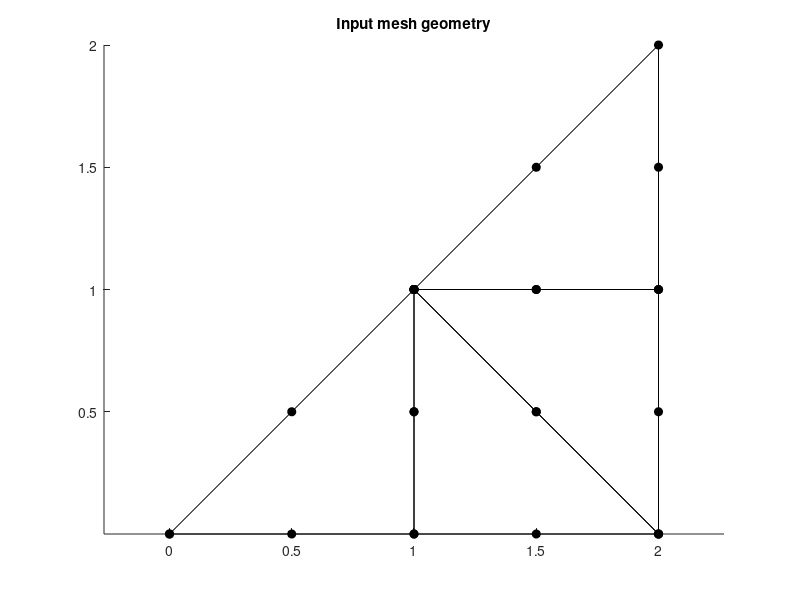

Here is the MATLAB script that generated this plot: (Note: this script raises an error after producing the figure.)
clear;

% define problem

nnodes=15;
nelms=4;
% 3 nodes per element
npe=6;

% initialise
xy=zeros(nnodes,2);
node_map=zeros(nelms,npe);

% set co-ordinates
xy(1,1:2)=[0 0];
xy(2,1:2)=[0.5 0];
xy(3,1:2)=[0.5 0.5];
xy(4,1:2)=[1 0];
xy(5,1:2)=[1 0.5];
xy(6,1:2)=[1 1];
xy(7,1:2)=[1.5 0];
xy(8,1:2)=[1.5 0.5];
xy(9,1:2)=[1.5 1];
xy(10,1:2)=[1.5 1.5];
xy(11,1:2)=[2 0];
xy(12,1:2)=[2 0.5];
xy(13,1:2)=[2 1];
xy(14,1:2)=[2 1.5];
xy(15,1:2)=[2 2];

node_map(1,:)=[1 2 3 4 5 6];
node_map(2,:)=[6 5 8 4 7 11];
node_map(3,:)=[11 12 8 13 9 6];
node_map(4,:)=[6 9 10 13 14 15];

% plot mesh
xyne=zeros(npe+1,2);
figure(1)
hold on
for ne=1:nelms
    xyplot(1,:)=xy(node_map(ne,1),:);
    xyplot(2,:)=xy(node_map(ne,2),:);
    xyplot(3,:)=xy(node_map(ne,4),:);
    xyplot(4,:)=xy(node_map(ne,5),:);
    xyplot(5,:)=xy(node_map(ne,6),:);
    xyplot(6,:)=xy(node_map(ne,3),:);
    xyplot(7,:)=xy(node_map(ne,1),:);
    
    plot(xyplot(:,1),xyplot(:,2),'Color',[0 0 0],'Marker','o','MarkerFaceColor',[0 0 0]);
end
hold off
axis equal;
title('Input mesh geometry')

% define constraints on solution
% constrained values have A=0
constrained=zeros(nnodes,1);
constrained(11:15)=1;
n_const=sum(constrained);

var_map=zeros(nnodes,1);
n_var=0;
for i=1:nnodes
    if(constrained(i)==0)
        n_var=n_var+1;
        var_map(i)=n_var;
    end
end
soln=zeros(n_var,1);

% defined current densities
Je=zeros(nelms,1);
Je(1)=10;

% Construct Local Stiffness Matrices

b=zeros(3,1);  % column matrices!
c=zeros(3,1);
se=zeros(nelms,npe,npe);
area=zeros(nelms,1);
n=zeros(npe,1);
diffmat_local=zeros(2,npe);
jack=zeros(2,2);
jinv=zeros(2,2);
diffmat_cart=zeros(2,npe);
dadx=zeros(1,npe);
dady=zeros(1,npe);
dummy=zeros(npe,npe);
xy_local=zeros(npe,2);
fe=zeros(ne,npe);

for ne=1:nelms
    n(:)=node_map(ne,:);  % find global node number for local index
    % Getting coordinates of any 6 points of triangle
    for i=1:npe
        xy_local(i,:)=xy(n(i),:);
    end
    
    dummy(:,:)=0;
    
    for pnt=1:3
        if (pnt==1)
            epsilon=1/2;
            eta=0;
        elseif (pnt==2)
            epsilon=0;
            eta=1/2;
        elseif (pnt==3)
            epsilon=1/2;
            eta=1/2;
        end
        diffmat_local(1,1)=4*epsilon-1;
        diffmat_local(1,2)=4*eta;
        diffmat_local(1,3)=4-8*epsilon-4*eta;
        diffmat_local(1,4)=0;
        diffmat_local(1,5)=-4*eta;
        diffmat_local(1,6)=4*eta+4*epsilon-3;
        diffmat_local(2,1)=0;
        diffmat_local(2,2)=4*epsilon;
        diffmat_local(2,3)=-4*epsilon;
        diffmat_local(2,4)=4*eta-1;
        diffmat_local(2,5)=4-4*epsilon-8*eta;
        diffmat_local(2,6)=4*eta+4*epsilon-3;
        
        jack=diffmat_local*xy_local;
        jackdet=jack(1,1)*jack(2,2)-jack(1,2)*jack(2,1);
        jinv(1,1)=jack(2,2);
        jinv(2,1)=-jack(2,1);
        jinv(1,2)=-jack(1,2);
        jinv(2,2)=jack(1,1);
        jinv=jinv/jackdet;
        area(ne)=jackdet/2;
        diffmat_cart=jinv*diffmat_local;
        for k=1:npe
            for j=1:npe
                se(ne,k,j)=se(ne,k,j)+jackdet/6*(diffmat_cart(1,k)*diffmat_cart(1,j)+diffmat_cart(2,k)*diffmat_cart(2,j));
            end
        end
        fe(ne,1)=fe(ne,1)+Je(ne)*jackdet/6*epsilon*(2*epsilon-1);
        fe(ne,2)=fe(ne,2)+Je(ne)*jackdet/6*epsilon*eta*4;
        fe(ne,3)=fe(ne,3)+Je(ne)*jackdet/6*epsilon*(1-epsilon-eta)*4;
        fe(ne,4)=fe(ne,4)+Je(ne)*jackdet/6*eta*(2*eta-1);
        fe(ne,5)=fe(ne,5)+Je(ne)*jackdet/6*eta*(1-epsilon-eta)*4;
        fe(ne,6)=fe(ne,6)+Je(ne)*jackdet/6*(1-epsilon-eta)*(2*(1-epsilon-eta)-1);
 
    end

end
 
% global stiffness matrix
sg=zeros(n_var,n_var);

for ne=1:nelms
    n(:)=node_map(ne,:);  % find global node number for local index
    for i=1:npe
        if (constrained(n(i))==0)
            nv=var_map(n(i));
            for j=1:npe
                if (constrained(n(j))==0)
                    nvj=var_map(n(j));
                    sg(nvi,nvj)=sg(nvi,nvj)+se(ne,i,j);
                end
            end
        end
    end
end

% global forcing matrix
fg=zeros(n_var,1);
for ne=1:nelms
    n(:)=node_map(ne,:);  % find global node number for local index
    for i=1:npe
        if (constrained(n(i))==0) 
            fg(n(i))=fg(n(i))+fe(ne,i);
        end
    end
end


soln=sg\fg;

a=zeros(nnodes,1);
for i=1:nnodes
    if (var_map(i)~=0)
        a(i)=soln(var_map(i));
    end
end
a;

    

